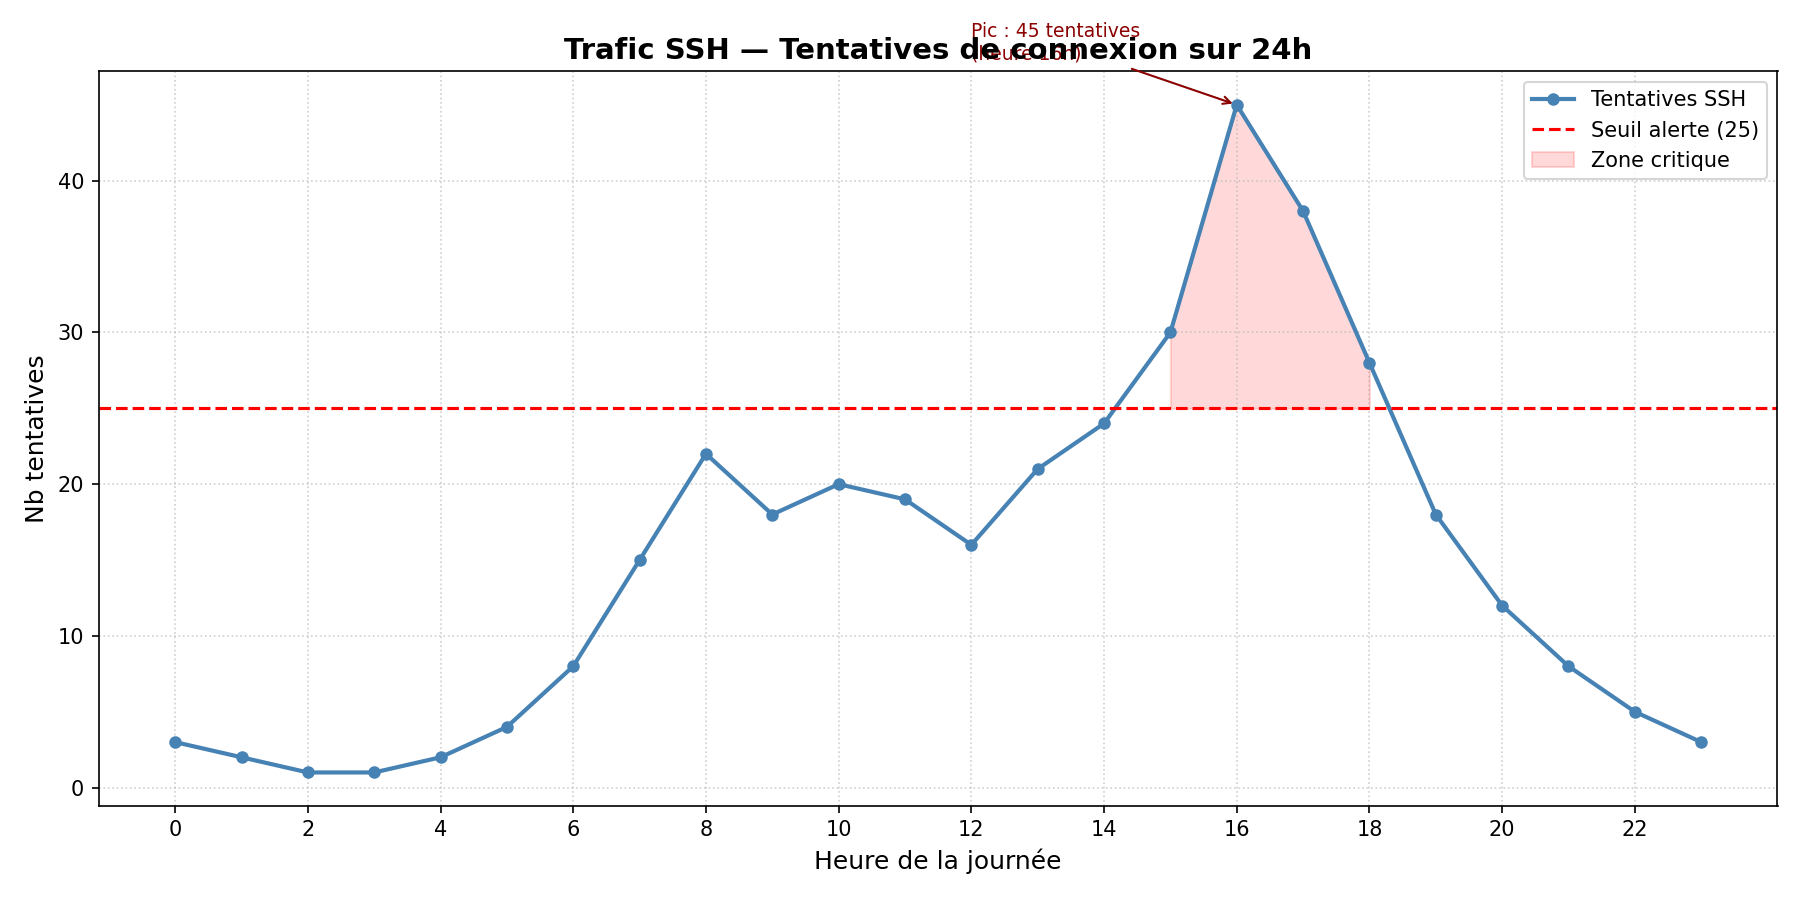

This figure's Python source:
"""
EFREI Paris — Master 1 Cybersécurité
TP Visualisation — Exercice 1 : Trafic SSH – Courbe temporelle
"""

import matplotlib.pyplot as plt

heures = list(range(24))
tentatives = [3, 2, 1, 1, 2, 4, 8, 15, 22, 18, 20, 19,
              16, 21, 24, 30, 45, 38, 28, 18, 12, 8, 5, 3]
seuil_alerte = 25

fig, ax = plt.subplots(figsize=(12, 6))

# 1 — Courbe principale
ax.plot(heures, tentatives,
        color='steelblue', linewidth=2,
        marker='o', markersize=5,
        label='Tentatives SSH')

# 2 — Ligne seuil d'alerte
ax.axhline(seuil_alerte, color='red', linestyle='--', linewidth=1.5,
           label=f'Seuil alerte ({seuil_alerte})')

# 3 — Zone critique au-dessus du seuil
ax.fill_between(heures, tentatives, seuil_alerte,
                where=[t > seuil_alerte for t in tentatives],
                color='red', alpha=0.15,
                label='Zone critique')

# 4 — Personnalisation
ax.set_title('Trafic SSH — Tentatives de connexion sur 24h', fontsize=14, fontweight='bold')
ax.set_xlabel('Heure de la journée', fontsize=12)
ax.set_ylabel('Nb tentatives', fontsize=12)
ax.set_xticks(range(0, 24, 2))
ax.grid(True, linestyle=':', alpha=0.6)
ax.legend(fontsize=10)

# BONUS — Annotation du pic maximum
pic_heure = tentatives.index(max(tentatives))
pic_val = max(tentatives)
ax.annotate(f'Pic : {pic_val} tentatives\n(heure {pic_heure}h)',
            xy=(pic_heure, pic_val),
            xytext=(pic_heure - 4, pic_val + 3),
            fontsize=9, color='darkred',
            arrowprops=dict(arrowstyle='->', color='darkred'))

# 5 — Sauvegarde et affichage
plt.tight_layout()
plt.savefig('ex1_ssh_trafic.png', dpi=150)
plt.show()
print("ex1_ssh_trafic.png sauvegardé.")
